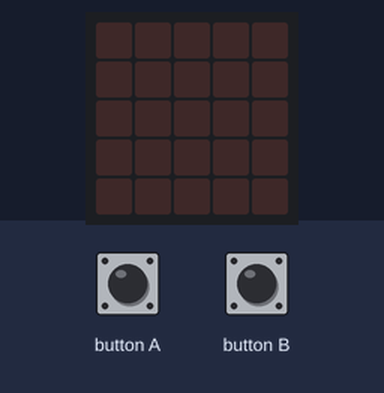
The program below on a simulated BBC micro:bit (MakeCode). Shown: the board's 5×5 LED display. The test bench sets the inputs (shaded band).

Above: at 1.2 s.
1.3 s: button A pressed for 0.15 s
At 1.8 s:
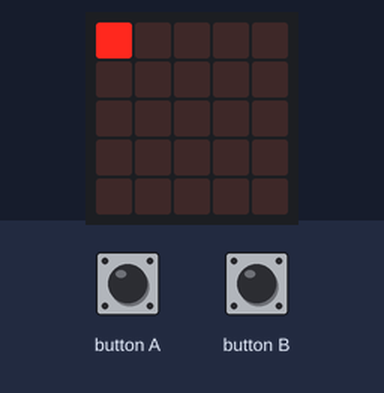
4.4 s: button B pressed for 0.15 s
At 8.2 s:
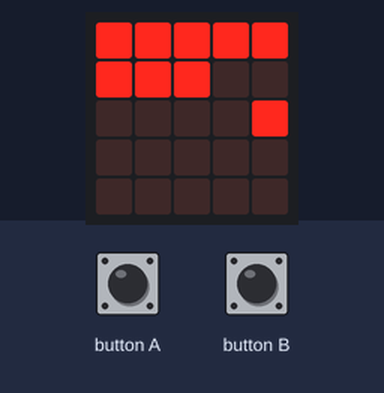
10.5 s: button A pressed for 0.15 s
At 14.7 s:
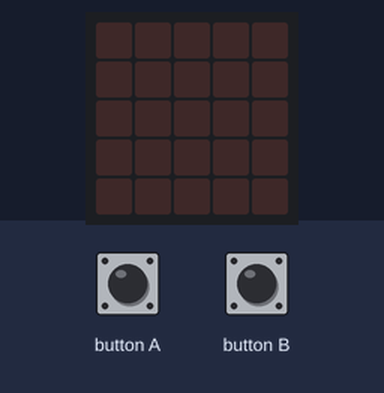
Timing chart, 0 to 16.2 s (numbered marks = the images above; inputs shaded):
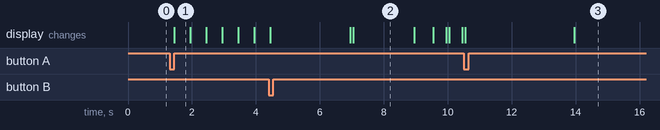

The program:

main.ts
```typescript
let X_value = 0
let Y_value = 0
input.onButtonPressed(Button.A, function () {
    basic.clearScreen()
    for (let index = 0; index < 5; index++) {
        for (let index = 0; index < 5; index++) {
            led.plot(X_value, Y_value)
            basic.pause(500)
            X_value += 1
        }
        X_value = 0
        Y_value += 1
    }
})
input.onButtonPressed(Button.B, function () {
    Y_value = 0
    X_value = 0
    for (let index = 0; index < 2; index++) {
        for (let index = 0; index < 5; index++) {
            led.plot(X_value, Y_value)
            basic.pause(500)
            X_value += 1
        }
        Y_value += 1
        X_value = 5
        for (let index = 0; index < 5; index++) {
            X_value += -1
            led.plot(X_value, Y_value)
            basic.pause(500)
        }
        Y_value += 1
    }
    X_value = 0
    for (let index = 0; index < 5; index++) {
        led.plot(X_value, Y_value)
        basic.pause(500)
        X_value += 1
    }
})
```

test.ts
```typescript
// 在這裡測試；當此封包作為擴充功能時，將不會編譯此內容。
```

Measured:
- after the input at 1.3 s, the display: changes after 0.15 s (image 1)
- after the input at 10.5 s, the display: first differs from a run without the input after 3.5 s (image 3)
- what the display in image 1 shows lasts 0.5 s, from 1.5 s to 2.0 s
- what the display in image 2 shows lasts 1.9 s, from 7.1 s to 9.0 s
